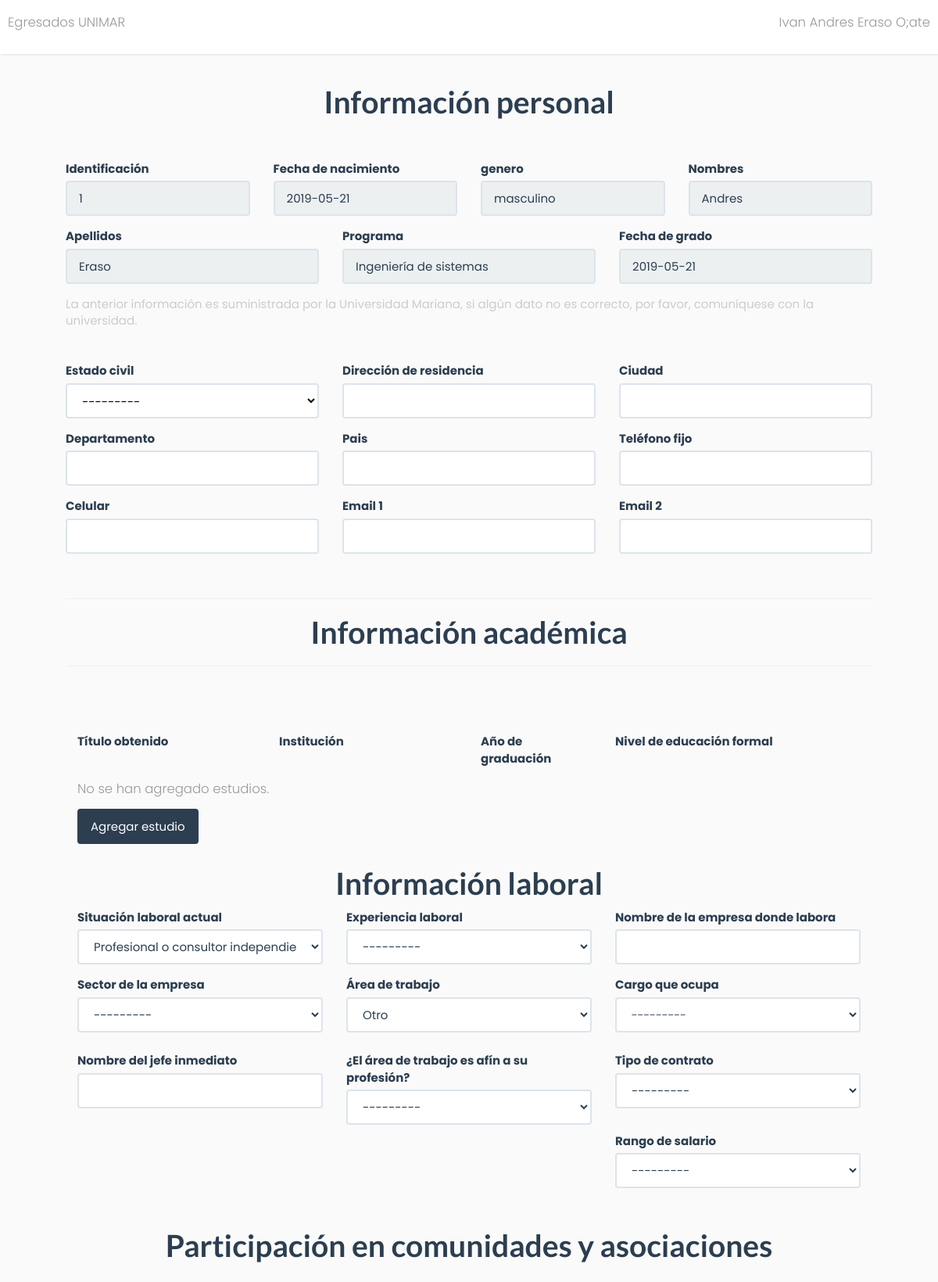
Before: / with the older database file.
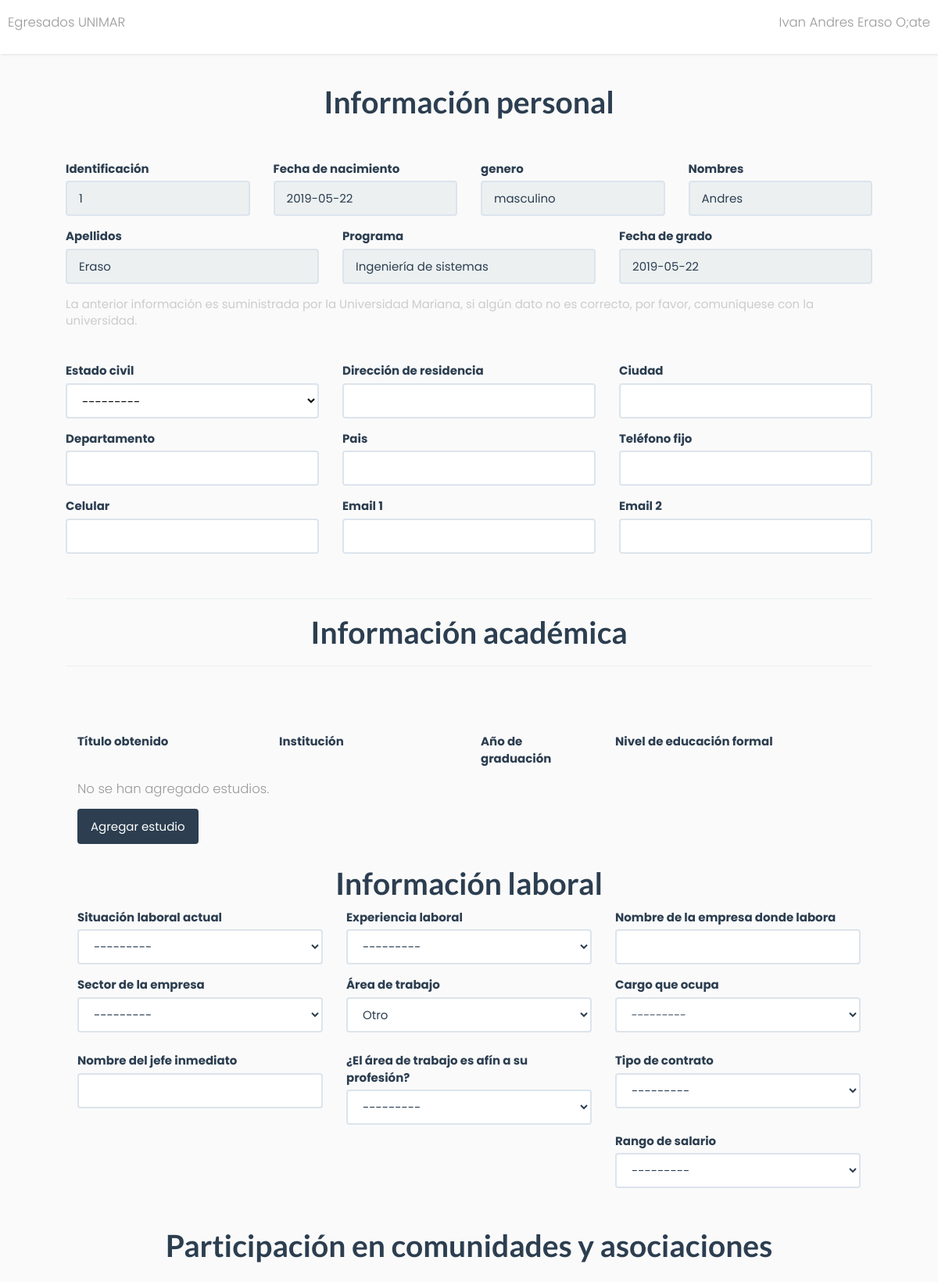
After: the same page with the newer database file.
### form/models.py (models this page shows)
class Persona(models.Model):
    identificacion = models.CharField(primary_key=True, max_length=12)
    nombres = models.CharField(max_length=50)
    apellidos = models.CharField(max_length=50)
    fechaNacimiento = models.DateField()
    genero = models.CharField(max_length=10, choices=GENERO)
    programa = models.CharField(max_length=100)
    fechaGrado = models.DateField()
    estado_civil = models.CharField(max_length=12, choices=ESTADO_CIVIL, blank=True, null=True)
    direccionResidencia = models.CharField(max_length=80, blank=True, null=True)
    ciudad = models.CharField(max_length=20, blank=True, null=True)
    departamento = models.CharField(max_length=20, blank=True, null=True)
    pais = models.CharField(max_length=40, blank=True, null=True)
    telefonoFijo = models.CharField(max_length=12, blank=True, null=True)
    celular = models.CharField(max_length=15, blank=True, null=True)
    email1 = models.EmailField(max_length=150, blank=True, null=True)
    email2 = models.EmailField(max_length=150, blank=True, null=True)
    situacion_laboral_actual = models.CharField(max_length=34, choices=SITUACION_LABORAR, blank=True, null=True)
    experiencia_laboral = models.CharField(max_length=50, choices=EXPERIENCIA_LABORAL, blank=True, null=True)
    nombreEmpresaTrabajoActual = models.CharField(max_length=100, blank=True, null=True)
    sectorDeLaEmpresa =  models.CharField(max_length=50, choices=SECTOR_DE_LA_EMPRESA, blank=True, null=True)
    areaDeTrabajo = models.CharField(max_length=50, choices=AREA_DE_TRABAJO, blank=True, null=True)
    cargoQueOcupa =  models.CharField(max_length=50, choices=CARGO_OCUPADO, blank=True, null=True)
    nombreJefeInmediato = models.CharField(max_length=100, blank=True, null=True)
    areaTrabajoAfinConSuProfesion= models.CharField(max_length=2, choices=SI_NO, blank=True, null=True)
    tipoDeContrato = models.CharField(max_length=50, choices =TIPO_CONTRATO, blank=True, null=True )
    rangoSalarial = models.CharField(max_length=26, choices =RANGO_SALARIAL, blank=True, null=True )
    def __str__(self):
        return self.nombres

### form/views.py (the view)
# urls.py: path('', informacionPersonal, name='info_personal'),
def informacionPersonal(request):
    persona = Persona.objects.get(pk=1)
    form = PersonaFormInformacionPersona(instance=persona)
    titulosPersona = Degrees.objects.filter(persona_identificacion = 1)
    degreeForm = DegreesForm
    print(persona.fechaGrado)
    return render(request, 'formulario/informacionPersonal.html', {'form':form, 'degreeForm':degreeForm, 'titulosPersona':titulosPersona})

### templates/formulario/informacionPersonal.html (shortened to what this page needs)
{% extends  'base/navbar.html' %}
{% block content %}
        <h1><strong><center>Información personal</center></strong></strong></h1>
        <br>
        <br>
        <div class="row ">
            <div class="col-xs-3 form-group">
                <label>Identificación</label>
                {{form.identificacion}}
            </div>
            <div class="col-xs-3 form-group">
                <label>Fecha de nacimiento</label>
                {{form.fechaNacimiento}}
            </div>
            <div class="col-xs-3 form-group">
                    <label>genero</label>
                    {{form.genero}}
            </div>
            <div class="col-xs-3 form-group">
                <label>Nombres</label>
                {{form.nombres}}
            </div>
            <div class="col-xs-4 form-group">
                <label>Apellidos</label>
                {{form.apellidos}}
            </div>
            <div class="col-xs-4 form-group">
                <label>Programa</label>
                {{form.programa}}
            </div>
            <div class="col-xs-4 form-group">
                <label>Fecha de grado</label>
                {{form.fechaGrado}}
            </div>
            <br><br>
            <div class="col-xs-12" style="color:#ccc">
                La anterior información es suministrada por la Universidad Mariana, si algún dato no es correcto, por favor, comuníquese con la universidad.
                <br>  <br>  <br>
            </div>
            <div class="col-xs-4 form-group">
               <label>Estado civil</label>
                {{form.estado_civil}}
            </div>
            <div class="col-xs-4 form-group">
                <label>Dirección de residencia</label>
                {{form.direccionResidencia}}
            </div>
            <div class="col-xs-4 form-group">
                <label>Ciudad</label>
                {{form.ciudad}}
            </div>
            <div class="col-xs-4 form-group">
                <label>Departamento</label>
                {{form.departamento}}
            </div>
            <div class="col-xs-4 form-group">
                <label>Pais</label>
                {{form.pais}}
            </div>
            <div class="col-xs-4 form-group">
                <label>Teléfono fijo</label>
                {{form.telefonoFijo}}
            </div>
            <div class="col-xs-4 form-group">
                <label>Celular</label>
                {{form.celular}}
            </div>
            <div class="col-xs-4 form-group">
              <label>Email 1</label>
                {{form.email1}}
            </div>
            <div class="col-xs-4 form-group">
                <label>Email 2</label>
                {{form.email2}}
            </div>
            <br>
        </div>
            <br>
        <hr>
        <h1><strong><center>Información académica</center></strong></strong></h1>
        <hr>
        <br>
        <br>
        <br>
        <div class="col-xs-3 form-group">
            <strong>Título obtenido</strong>
        </div>
        <div class="col-xs-3 form-group">
            <strong>Institución</strong>
        </div>
        <div class="col-xs-2 form-group">
            <strong>Año de graduación</strong>
        </div>
        <div class="col-xs-3 form-group">
            <strong>Nivel de educación formal</strong>
        </div>
        <div class="col-xs-1 form-group">
        </div>
        {% if titulosPersona %}
        {% for curso in titulosPersona %}
        <div id="ocultar{{curso.id}}">
            <div class="col-xs-3 form-group">
                {{curso.titulo_obtenido}}
            </div>
            <div class="col-xs-3 form-group">
                {{curso.institucion}}
            </div>
            <div class="col-xs-2 form-group">
            {{curso.anioGraduacion}}
            </div>
            <div class="col-xs-3 form-group">
                {{curso.nivel_educacion_formal}}
            </div>
            <div class="col-xs-1">
            <a class="btn btn-danger btn-xs" id="titulo{{curso.id}}" onclick="eliminarTitulo({{curso.id}})">
                Borrar
            </a>
            </div>
            <div class="col-xs-12">
                <hr>
            </div>
        </div>
        {% endfor %}
        {% else %}
        <div class="col-xs-12">
            <p>No se han agregado estudios.</p>
        </div>
        {% endif %}
          <div class="col-xs-12">
<button type="button" class="btn btn-primary" data-toggle="modal" data-target="#exampleModal">
        Agregar estudio
      </button>
    </div>
        <br>
        <br>
        <br>
        <div class="col-xs-12">
        <h1><strong><center>Información laboral</center></strong></strong></h1>
        </div>
        <br>
        <div class="col-xs-4 form-group">
            <label>{{form.situacion_laboral_actual.label}}</label>
            {{form.situacion_laboral_actual}}
        </div>
        <div class="col-xs-4 form-group">
            <label>{{form.experiencia_laboral.label}}</label>
            {{form.experiencia_laboral}}
        </div>
        <div class="col-xs-4 form-group">
          <label>{{form.nombreEmpresaTrabajoActual.label}}</label>
            {{form.nombreEmpresaTrabajoActual}}
        </div>
        <div class="col-xs-4 form-group">
            <label>{{form.sectorDeLaEmpresa.label}}</label>
            {{form.sectorDeLaEmpresa}}
        </div>
        <div class="col-xs-4 form-group">
            <label>{{form.areaDeTrabajo.label}}</label>
            {{form.areaDeTrabajo}}
        </div>
        <div class="col-xs-4 form-group">
            <label>{{form.cargoQueOcupa.label}}</label>
            <p>{{form.cargoQueOcupa}}</p>
        </div>
        <div class="col-xs-4 form-group">
            <label>{{form.nombreJefeInmediato.label}}</label>
            {{form.nombreJefeInmediato}}
        </div>
        <div class="col-xs-4 form-group">
            <label>{{form.areaTrabajoAfinConSuProfesion.label}}</label>
            {{form.areaTrabajoAfinConSuProfesion}}
        </div>
        <div class="col-xs-4 form-group">
            <label>{{form.tipoDeContrato.label}}</label>
            {{form.tipoDeContrato}}
        </div>
        <div class="col-xs-4 form-group">
        </div>
        <div class="col-xs-4 form-group">
            <label>{{form.rangoSalarial.label}}</label>
            {{form.rangoSalarial}}
        </div>
        <div class="col-xs-4 form-group">
        </div>
        <br>
        <br>
        <br>
        <div class="col-xs-12 form-group">
        <h1><strong><center>Participación en comunidades y asociaciones</center></strong></strong></h1>
    </div>
        <br>
{% endblock %}

### templates/base/navbar.html (shortened to what this page needs)
{% load staticfiles %}
<!doctype html>
<html lang="en">
  <head>
    <link rel="stylesheet" href="{% static 'css/bootstrap.min.css' %}">
		<link rel="stylesheet" href="{% static 'css backup/navbar.css' %}">
		<link rel="stylesheet" href="https://cdnjs.cloudflare.com/ajax/libs/font-awesome/4.7.0/css/font-awesome.css">
  </head>
  <body>
   	<div class="content" style="width:100%">
   		<nav class="navbar navbar-expand-lg navbar-light bg-light">
   			<p class="pull-left"></i> <span>Egresados UNIMAR</p>
  <p class="pull-right">Ivan Andres Eraso O;ate</p>
</nav>
  	<div class="informacionPersona">
		{% block content%}{%endblock%}
	</div>
   </div>
  </body>
</html>

### static/css backup/navbar.css (style rules this page uses)
body { font-family: 'Poppins', sans-serif; background: #fafafa }
p { font-family: 'Poppins', sans-serif; font-size: 1.1em; font-weight: 300; line-height: 1.7em; color: #999; }
.navbar { padding: 15px 10px; background: #fff; border: none; border-radius: 0; margin-bottom: 40px; box-shadow: 1px 1px 3px rgba(0,0,0,0.1); }
.informacionPersona { padding-left: 7%; padding-right: 7%; }
#id_estado_civil { width: 100% !important; font-size: inherit; padding-bottom: 7px; color: #000000; }

Changed rows visible on the page:
changed Persona "masculino": fechaNacimiento "2019-05-21" → "2019-05-22"; fechaGrado "2019-05-21" → "2019-05-22"; situacion_laboral_actual "Profesional o consultor independiente" → "---------"
